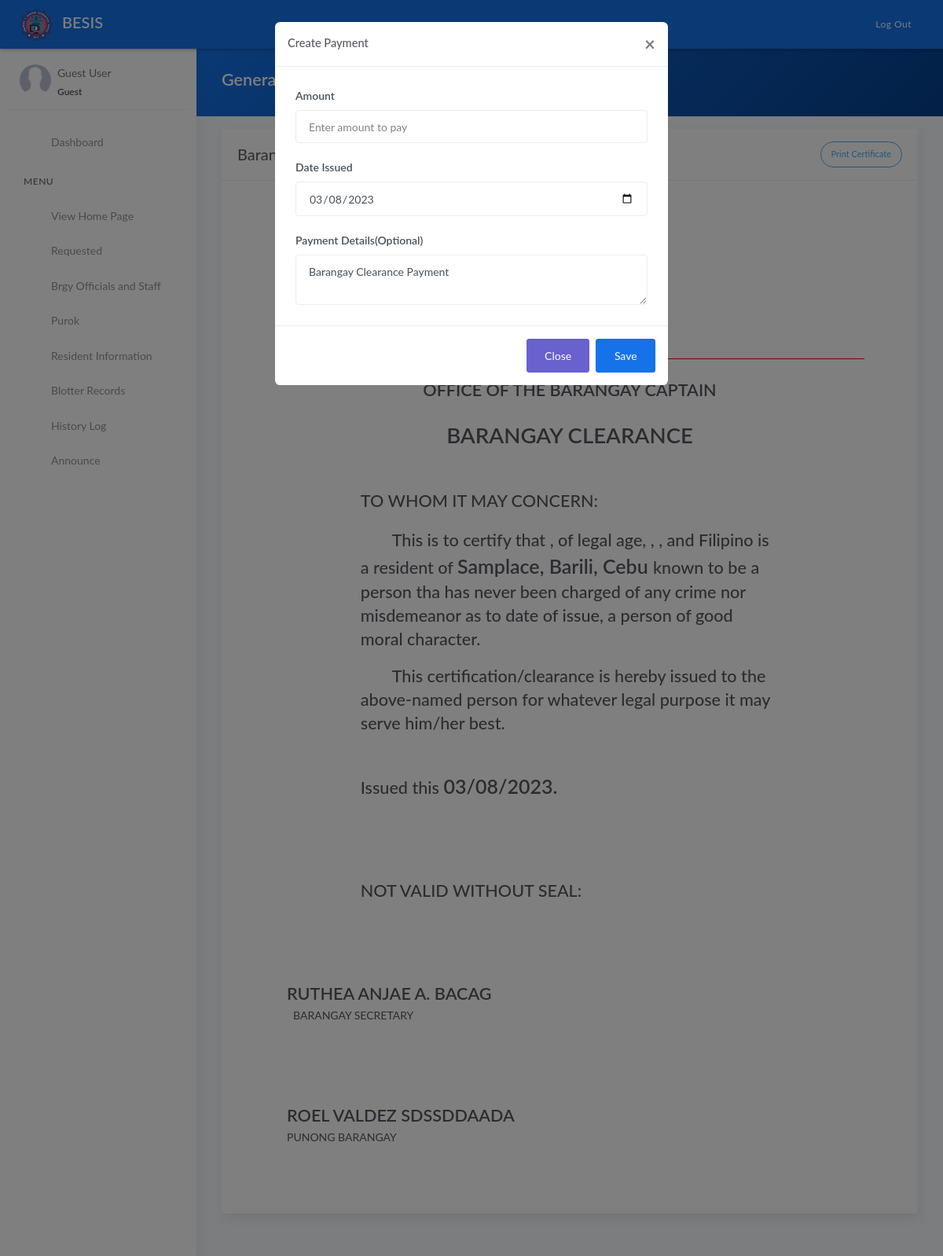
Before: /generate_brgy_cert.php with the older database file.
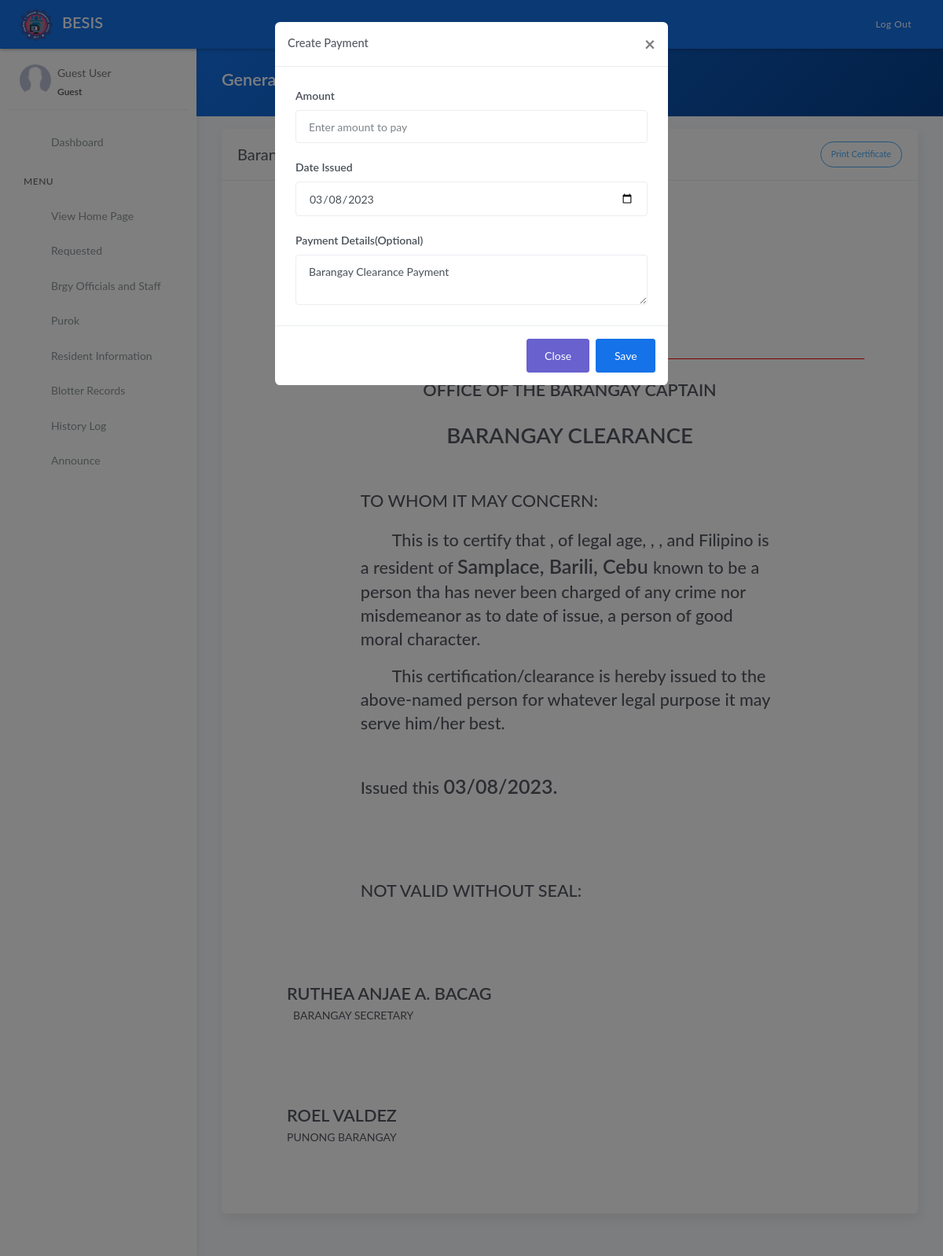
After: the same page with the newer database file.
### tables this page shows
CREATE TABLE `tblofficials` (
  `id` int(11) NOT NULL AUTO_INCREMENT,
  `name` varchar(50) DEFAULT NULL,
  `chairmanship` varchar(50) DEFAULT NULL,
  `position` varchar(50) DEFAULT NULL,
  `termstart` date DEFAULT NULL,
  `termend` date DEFAULT NULL,
  `status` varchar(20) DEFAULT NULL,
  PRIMARY KEY (`id`)
);

### templates/main-header.php (called while the page is built, shortened)
<?php include 'model/fetch_brgy_info.php' ?>

### model/fetch_brgy_info.php (called while the page is built, shortened)
<?php
    $query = "SELECT * FROM tblbrgy_info";
    $result = $conn->query($query);
	$row = $result->fetch_assoc();
	if($row){
		$province = $row['province'];
		$town	= $row['town'];
		$brgy 		= $row['brgy_name'];
	}
?>

### generate_brgy_cert.php (the view, shortened to what the changed rows need)
<?php include 'server/server.php' ?>
<?php
    $c = "SELECT * FROM tblofficials JOIN tblposition ON tblofficials.position=tblposition.id WHERE tblposition.position='Captain'";
    $captain = $conn->query($c)->fetch_assoc();
    $s = "SELECT * FROM tblofficials JOIN tblposition ON tblofficials.position=tblposition.id WHERE tblposition.position='Secretary'";
    $sec = $conn->query($s)->fetch_assoc();
?>
<!DOCTYPE html>
<html lang="en">
<head>
	<?php include 'templates/header.php' ?>
</head>
<body>
	<div class="wrapper">
		<?php include 'templates/main-header.php' ?>
		<div class="main-panel">
			<div class="content">
				<div class="panel-header bg-primary-gradient">
					<div class="page-inner">
						<div class="d-flex align-items-left align-items-md-center flex-column flex-md-row">
							<div>
								<h2 class="text-white fw-bold">Generate Certificate</h2>
							</div>
						</div>
					</div>
				</div>
				<div class="page-inner">
					<div class="row mt--2">
						<div class="col-md-12">
                            <div class="card">
								<div class="card-body m-5" id="printThis">
                                  <div class="d-flex flex-wrap justify-content-around" style="border-bottom:1px solid red">
										<div class="text-center">
											<h1 class="fw-bold mb-0">Barangay <?= ucwords($brgy) ?></h1>
										</div>
									</div>
                                    <div class="d-flex flex-wrap justify-content-center" >
                                        <div class="col-md-9">
                                            <div class="text-center">
                                                <h2 class="mt-4 fw-bold">OFFICE OF THE BARANGAY CAPTAIN</h2>
                                            </div>
                                            <div class="text-center">
                                                <h1 class="mt-4 fw-bold mb-5">BARANGAY CLEARANCE</h1>
                                            </div>
                                            <h2 class="mt-5">TO WHOM IT MAY CONCERN:</h2>
                                            <h2 class="mt-3" style="text-indent: 40px;">This is to certify that
                                            , of legal age, , ,
                                            and Filipino is a resident of <span class="fw-bold" style="font-size:25px"><?= ucwords($brgy) ?>, <?= ucwords($town) ?>, <?= ucwords($province) ?> </span> known to be a person tha has never been charged of any crime nor misdemeanor as to date of issue, a person of good moral character.</h2>
                                            <h2 class="mt-3" style="text-indent: 40px;">This certification/clearance is hereby issued to the above-named person for whatever legal purpose it may serve him/her best.</h2>
                                            <h2 class="mt-5">Issued this <span class="fw-bold" style="font-size:25px"><?= date('m/d/Y') ?>.</span></h2>
                                            <h2 class="text-uppercase" style="margin-top:100px; margin-bottom:100px;">NOT VALID WITHOUT SEAL:</h2>
                                        </div>
                                        <div class="col-md-12 ">
                                            <div class=" text-left  justify-content-end">
                                                <h2 class="fw-bold mb-0 text-uppercase" style="margin-bottom:200px;"><?= empty($sec['name']) ? 'Please Create Official with Secretary Position' : ucwords($sec['name']) ?></h2>
                                            </div>
                                            <div class="text-left" style="margin-top:100px;">
                                                <h2 class="fw-bold mb-0 text-uppercase"><?= ucwords($captain['name']) ?></h2>
                                                <p class="mr-3">PUNONG BARANGAY</p>
                                            </div>
                                        </div>
                                    </div>
								</div>
							</div>
						</div>
					</div>
				</div>
			</div>
		</div>
	</div>
</body>
</html>

Changed rows visible on the page:
changed tblofficials: name "ROEL VALDEZ SDSSDDAADA" → "ROEL VALDEZ"
